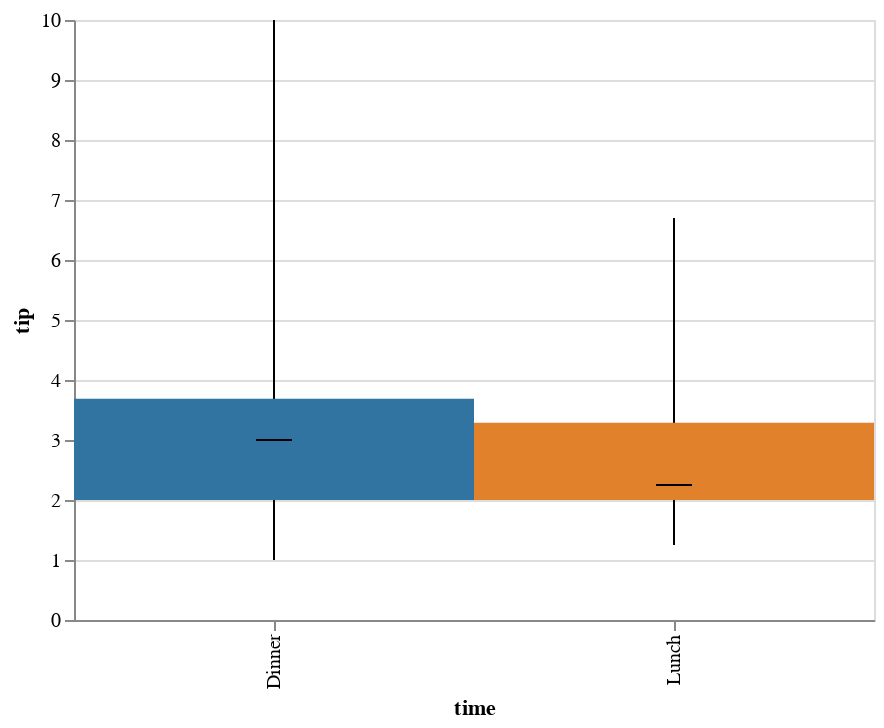

Notebook code cell kept with this figure:
### Code cell
display(salt.boxplot(x="time", y="tip", data=tips))
ax = sns.boxplot(x="time", y="tip", data=tips, order=["Lunch", "Dinner"])

### Figure 1 — Vega-Lite specification as saved in the notebook (floating-point values rounded to 4 significant figures; data arrays with more than 128 entries replaced by an {"elided": "..."} marker saying what was removed)
{"$schema": "https://vega.github.io/schema/vega-lite/v2.4.1.json", "config": {"range": {"category": ["rgba(49.62499999999999,115.62499999999996,161.37500000000003,1)", "rgba(224.87499999999997,128.875,44.12500000000004,1)", "rgba(58.49999999999999,145.50000000000003,58.49999999999999,1)", "rgba(192.125,60.87500000000001,61.62499999999999,1)", "rgba(147.49999999999994,113.74999999999999,178.25,1)", "rgba(131.875,91.37500000000001,83.12500000000001,1)", "rgba(213.50000000000003,132.49999999999997,188.74999999999994,1)", "rgba(127.0,127.0,127.0,1)", "rgba(168.87500000000003,169.625,53.37500000000001,1)", "rgba(45.99999999999998,171.25,184.00000000000003,1)"]}, "view": {"height": 300, "width": 400}}, "data": {"values": {"elided": "244 records"}}, "layer": [{"encoding": {"x": {"field": "time", "type": "nominal"}, "y": {"aggregate": "min", "field": "tip", "type": "quantitative"}, "y2": {"aggregate": "max", "field": "tip", "type": "quantitative"}}, "mark": "rule"}, {"encoding": {"color": {"field": "time", "legend": null, "type": "nominal"}, "x": {"field": "time", "type": "nominal"}, "y": {"aggregate": "q1", "axis": {"title": "tip"}, "field": "tip", "type": "quantitative"}, "y2": {"aggregate": "q3", "field": "tip", "type": "quantitative"}}, "mark": "bar"}, {"encoding": {"x": {"field": "time", "type": "nominal"}, "y": {"aggregate": "median", "field": "tip", "type": "quantitative"}}, "mark": {"color": "black", "size": 18, "type": "tick"}}]}
